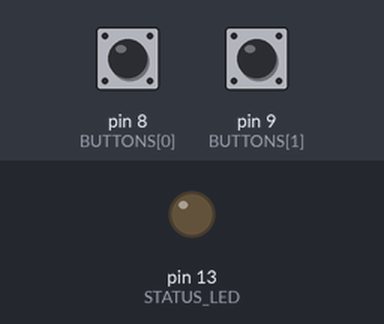
Simulated run of this sketch. Board: Arduino Uno, built with avr-gcc and run on an emulated ATmega328P. Shown: output pins drawn as LEDs (lit = HIGH). Inputs (shaded band) come from the test bench; at power-on: pin 8 (BUTTONS[0]) LOW, pin 9 (BUTTONS[1]) LOW.

Above: at 1.2 s.
1.3 s: pin 8 (BUTTONS[0]) pulled HIGH for 0.15 s
At 1.37 s:
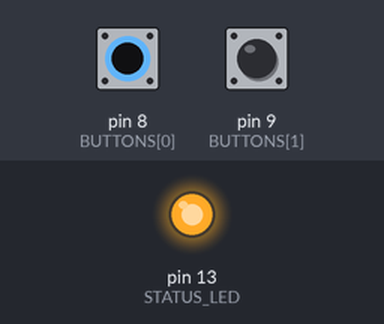
2.9 s: pin 8 (BUTTONS[0]) pulled HIGH for 3.2 s
At 7.0 s:
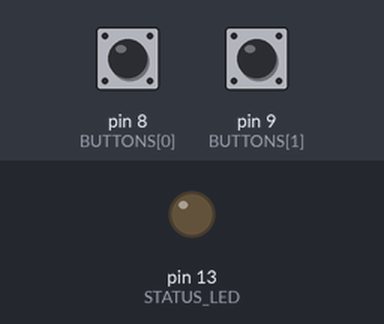
7.6 s: pin 9 (BUTTONS[1]) pulled HIGH for 3.2 s
At 8.2 s:
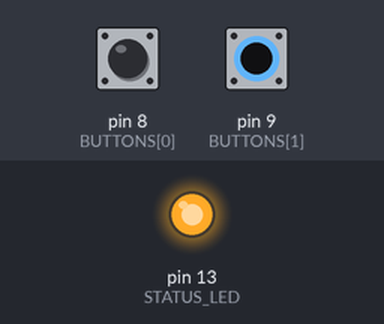
Timing chart, 0 to 12.3 s (numbered marks = the images above; inputs shaded):
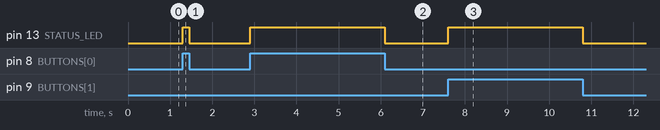

Measured:
- after the input at 1.3 s, pin 13 (STATUS_LED): LOW → HIGH at once, → LOW 0.15 s later
- after the input at 2.9 s, pin 13 (STATUS_LED): LOW → HIGH at once, → LOW 3.2 s later
- after the input at 7.6 s, pin 13 (STATUS_LED): LOW → HIGH at once, → LOW 3.2 s later

The sketch:

switch_buttons.ino
```cpp
const int STATUS_LED = 13;
const int BUTTONS[] = {8, 9};

int getPressedButton() {
  for (int i = 0; i < (sizeof(BUTTONS)/sizeof(int)); i++) {
    int state = digitalRead(BUTTONS[i]);
    if (state == HIGH) {
      return i;
    }
  }
  return -1;
}

void setup() {
  Serial.begin( 9600 );
  // put your setup code here, to run once:
  pinMode(STATUS_LED, OUTPUT);
  for (int i = 0; i < sizeof(BUTTONS) - 1; i++) {
    pinMode(BUTTONS[i], INPUT);
  }
}

void loop() {
  // put your main code here, to run repeatedly:
  int btn = getPressedButton();
  if (btn >= 0) {
    digitalWrite(STATUS_LED, HIGH);
  } else {
    digitalWrite(STATUS_LED, LOW);
  }
}
```
